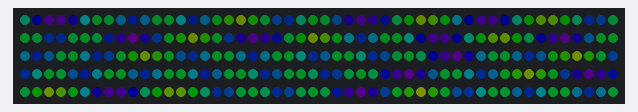
The sketch below on a simulated Arduino Uno, built with avr-gcc and run on an emulated ATmega328P. Shown: 250 RGB LEDs in strip order, left to right, continuing on the next row. Dim RGB values are drawn brighter than linear.

Above: at 0.19 s.
At 5.13 s:
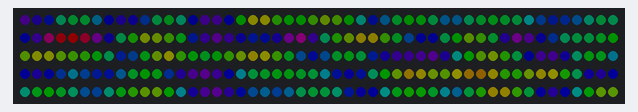
At 10.07 s:
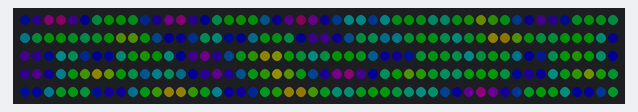
At 19.95 s:
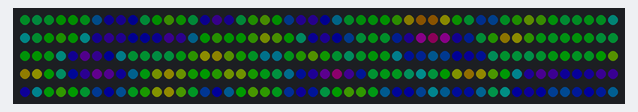
At 29.5 s:
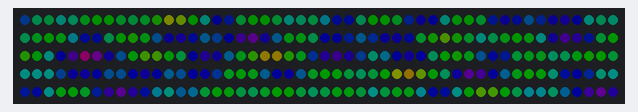
At 39.7 s:
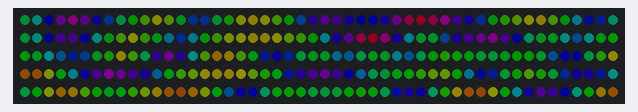

The sketch:

6_noise.ino
```cpp
#include <FastLED.h>
#include <stdint.h>

#define NUM_LEDS 250
#define LED_PIN 6

// led array
CRGB leds[NUM_LEDS];
// leds[0] first led


void setup() {
  // GRB = color order
  FastLED.addLeds<WS2812B, LED_PIN, GRB>(leds, NUM_LEDS);
  FastLED.setBrightness(50);
  Serial.begin(9600);
}

void loop() {
  uint8_t octaves = 1;//Bbrightness
  uint16_t x = 0;//Bbrightness
  int scale = 100;//Bbrightness
  uint8_t hue_octaves =1; //hue color hsv
  uint16_t hue_x = 1;//hue color hsv
  int hue_scale = 50;//hue color hsv
  uint16_t ntime = millis()/3; //Time param for brightness and hue
  uint8_t hue_shift = 5;

  fill_noise16 (leds, NUM_LEDS,octaves,x,scale, hue_octaves, hue_x, hue_scale, ntime, hue_shift);
  FastLED.show();
}
```
